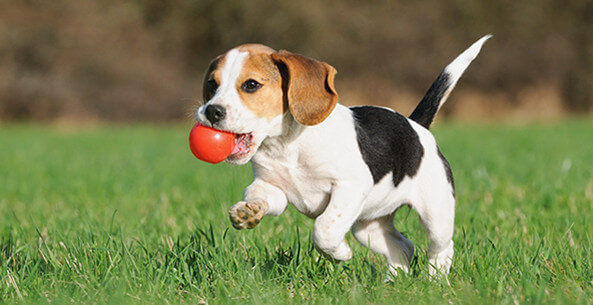
#> input picture JourneePython140617/data/dog1.jpg, 593 x 305 px
$ jupyter execute 'Générateurs OpenCV.ipynb'
#> lines starting #> are read from the running program, lines starting #| are printed output that depends on the picture
[cell 1]
import cv2, numpy as np, itertools as it
from matplotlib.image import imread
import matplotlib.pyplot as plt

fichiers = ['data/dog1.jpg', 'data/dog2.jpg']

images = [{'image': imread(fichier).tolist(),
            'b_boxes': [(50, 55, 200, 400)],
            'labels' : [10]} for fichier in fichiers]
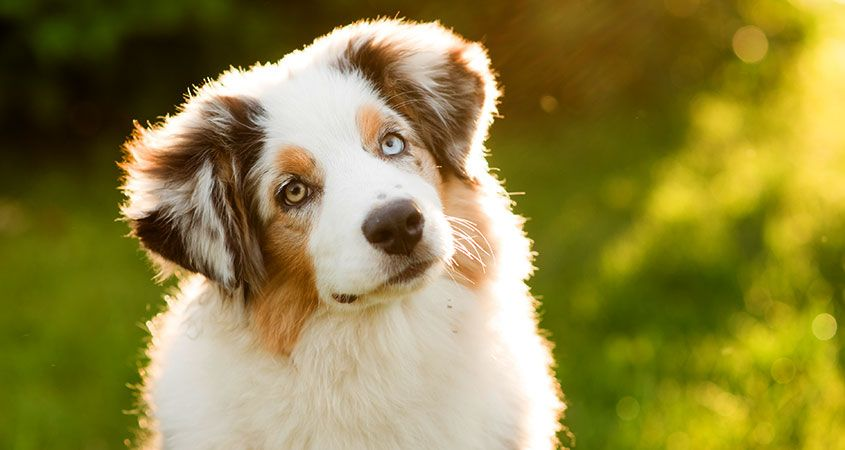
#> input picture JourneePython140617/data/dog2.jpg, 845 x 450 px
#> images = 2 items

fig, ax = plt.subplots(nrows=1, ncols=len(images))
for image, col in zip(images, range(len(images))):
    img = np.array(image["image"], dtype=np.uint8)
    ax[col].imshow(img)
#> this loop made 2 passes
#> col on passes 1 to 2: 0, 1
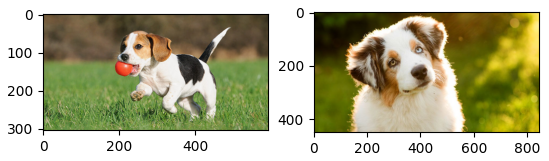
#> figure drawn by matplotlib, 2 panels

[cell 2]
def gen_1(imgs, vals):
    for img, val in it.product(imgs, vals):
        yield img

[cell 3]
def gen_2(imgs, vals):
    for img, val in it.product(imgs, vals):
        img_ = np.array(img["image"], dtype=np.float64)
        img_ = np.dstack([img_[:,:,0], img_[:,:,0] , img_[:,:,0]]) / val
        img["image"] = img_.tolist()
        yield img

[cell 4]
images_pp = it.chain(gen_1(images, [0.8, 1]),
                     gen_2(images, [0.8, 1, 2]))
# Au final, on a 2 * (2 + 3) = 10 images
fig, ax = plt.subplots(nrows=2, ncols=5)
for idx, image in enumerate(images_pp):
    i = idx // 5 # Get subplot row
    j = idx % 5
    img = np.array(image["image"], dtype=np.uint8)
    ax[i,j].imshow(img)
#> this loop made 10 passes
#> (i, j) on passes 1 to 10: (0, 0), (0, 1), (0, 2), (0, 3), (0, 4), (1, 0), (1, 1), (1, 2), (1, 3), (1, 4)
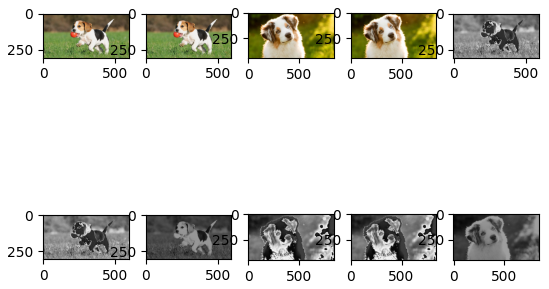
#> figure drawn by matplotlib, 10 panels

[cell 5]
images_pp = it.chain(gen_1(images, [0.8, 1]),
                     gen_2(images, [0.8, 1, 2]))
# Au final, on a 2 * (2 + 3) = 10 images
fig, ax = plt.subplots(nrows=2, ncols=5)
for idx, image in enumerate(images_pp):
    i = idx // 5 # Get subplot row
    j = idx % 5
    img = np.array(image["image"], dtype=np.uint8)
    ax[i,j].imshow(img)
#> this loop made 10 passes
#> pass 1, `img = np.array(image["image"], dtype=np.uint8)`:
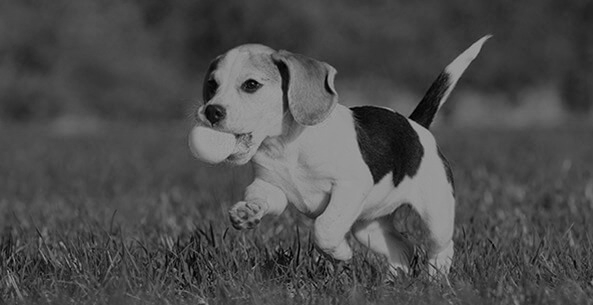
#> img: shape (305, 593, 3); min 0, max 159, mean 76.9
#> pass 3, `img = np.array(image["image"], dtype=np.uint8)`:
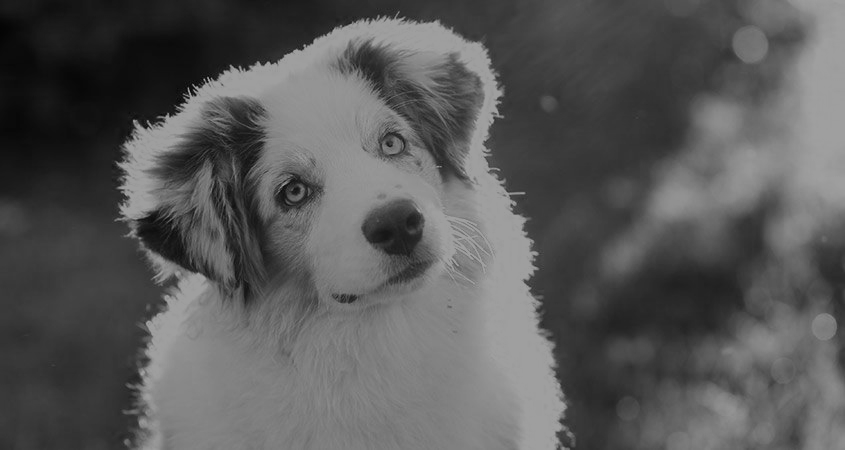
#> img: shape (450, 845, 3); min 4, max 159, mean 88.7
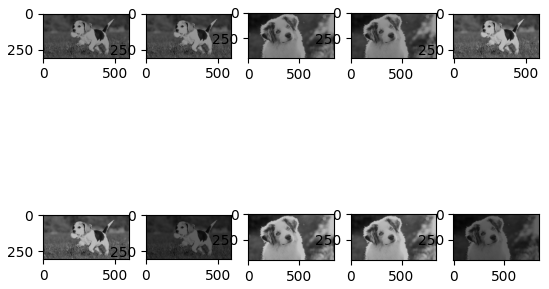
#> figure drawn by matplotlib, 10 panels
